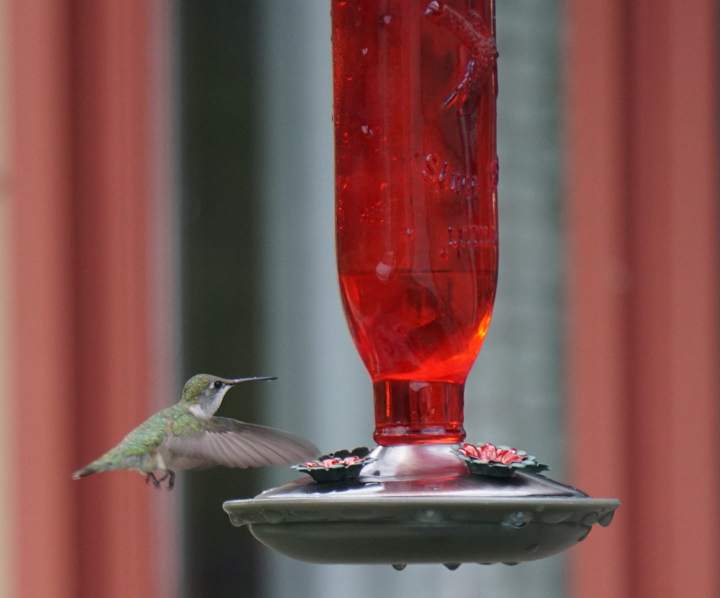
#> input picture WEEk3_2/hummingbird.jpg, 1440 x 1195 px (shown at 1/2 size)
$ python opencv_detail07.py
#> lines starting #> are read from the running program, lines starting #| are printed output that depends on the picture
# image rotation = rotation transformation
# 이미지의 축을 변경
# 변경할 각도를 지정해줘야 한다.
# transformation matrix M = [[cos - sin] [sin - cos]]
# OpenCV는 scaled rotation

import cv2

img = cv2.imread("hummingbird.jpg")
#> img is the input picture: shape (1195, 1440, 3); mean B, G, R 78.8, 81.9, 124.9
img = cv2.pyrDown(img)
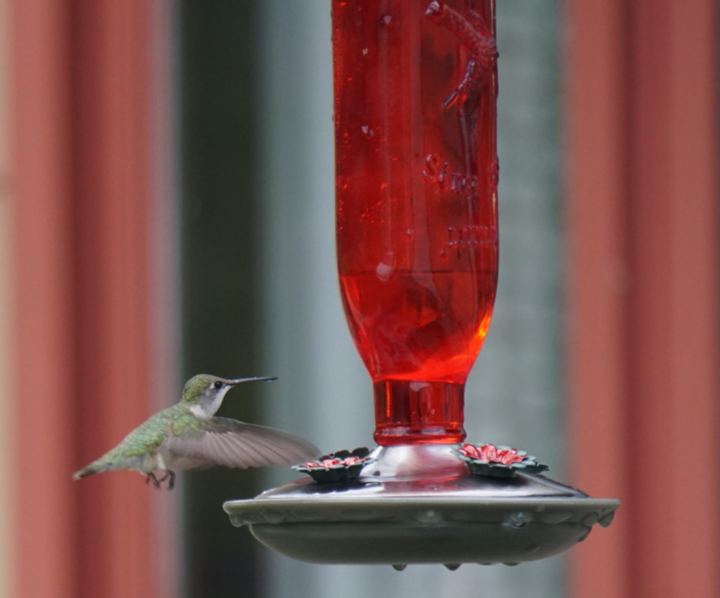
#> img: shape (598, 720, 3); mean B, G, R 78.8, 81.9, 124.9
height, width, _ = img.shape
#> height = 598; width = 720

rotation_matrix = cv2.getRotationMatrix2D((width/2, height/2), 15, 0.75)

img_rotation = cv2.warpAffine(img, rotation_matrix, (width, height))
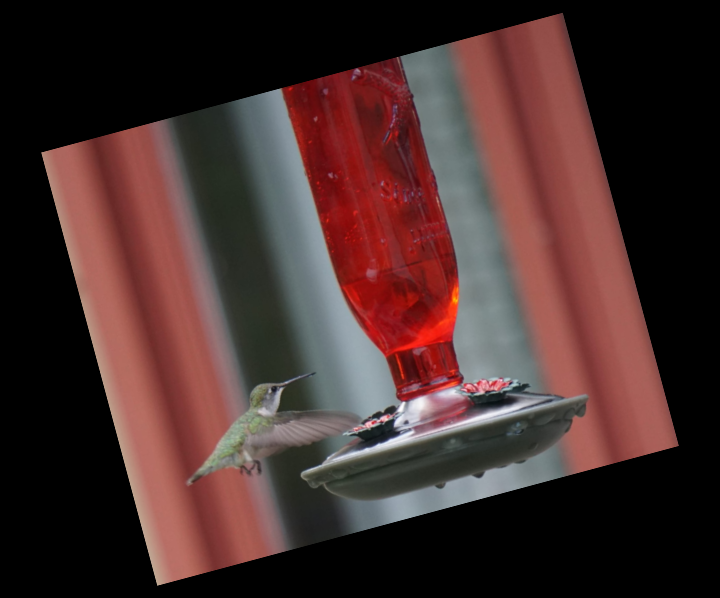
#> img_rotation: shape (598, 720, 3); mean B, G, R 44.4, 46.1, 70.2

cv2.imshow("Original", img)
cv2.imshow("Rotated Image", img_rotation)
cv2.waitKey(0)
cv2.destroyAllWindows()

$ run again, with WEEk3_2/face_test.jpg copied over WEEk3_2/hummingbird.jpg
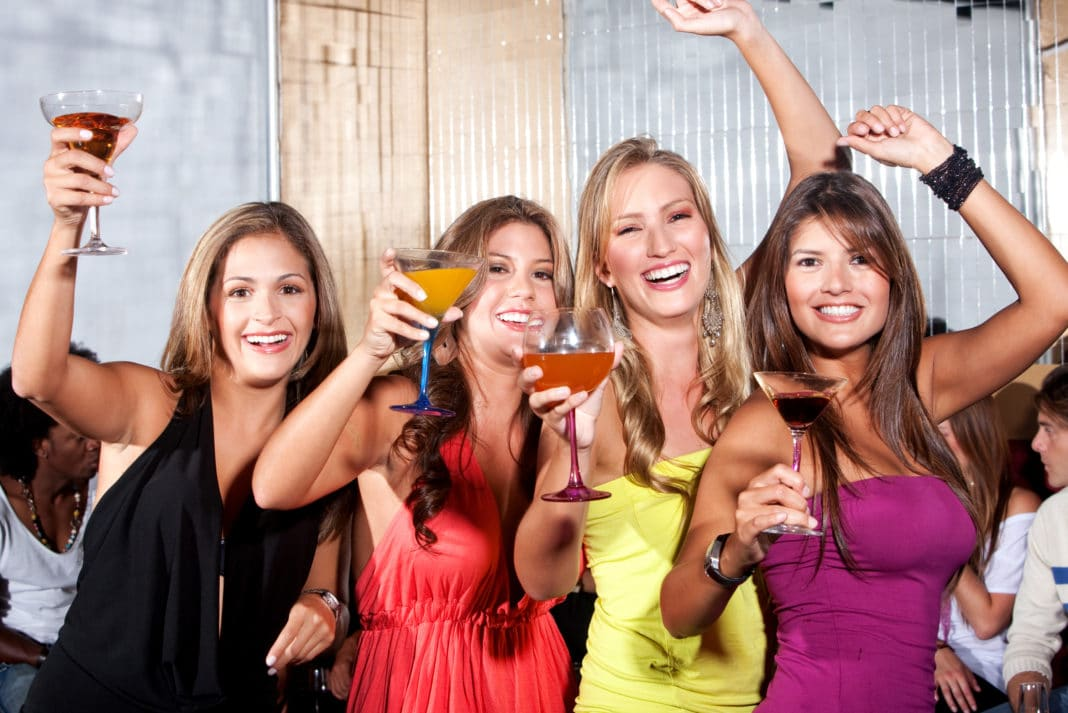
#> input picture WEEk3_2/face_test.jpg, 1068 x 713 px
#> img is the input picture: shape (713, 1068, 3); mean B, G, R 123.3, 131, 168.7
#> img: shape (357, 534, 3)
#> `img_rotation = cv2.warpAffine(img, rotation_matrix, (width, height))`:
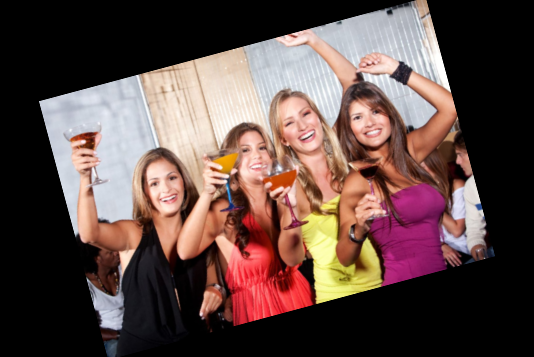
#> img_rotation: shape (357, 534, 3); mean B, G, R 69.3, 73.7, 94.9
